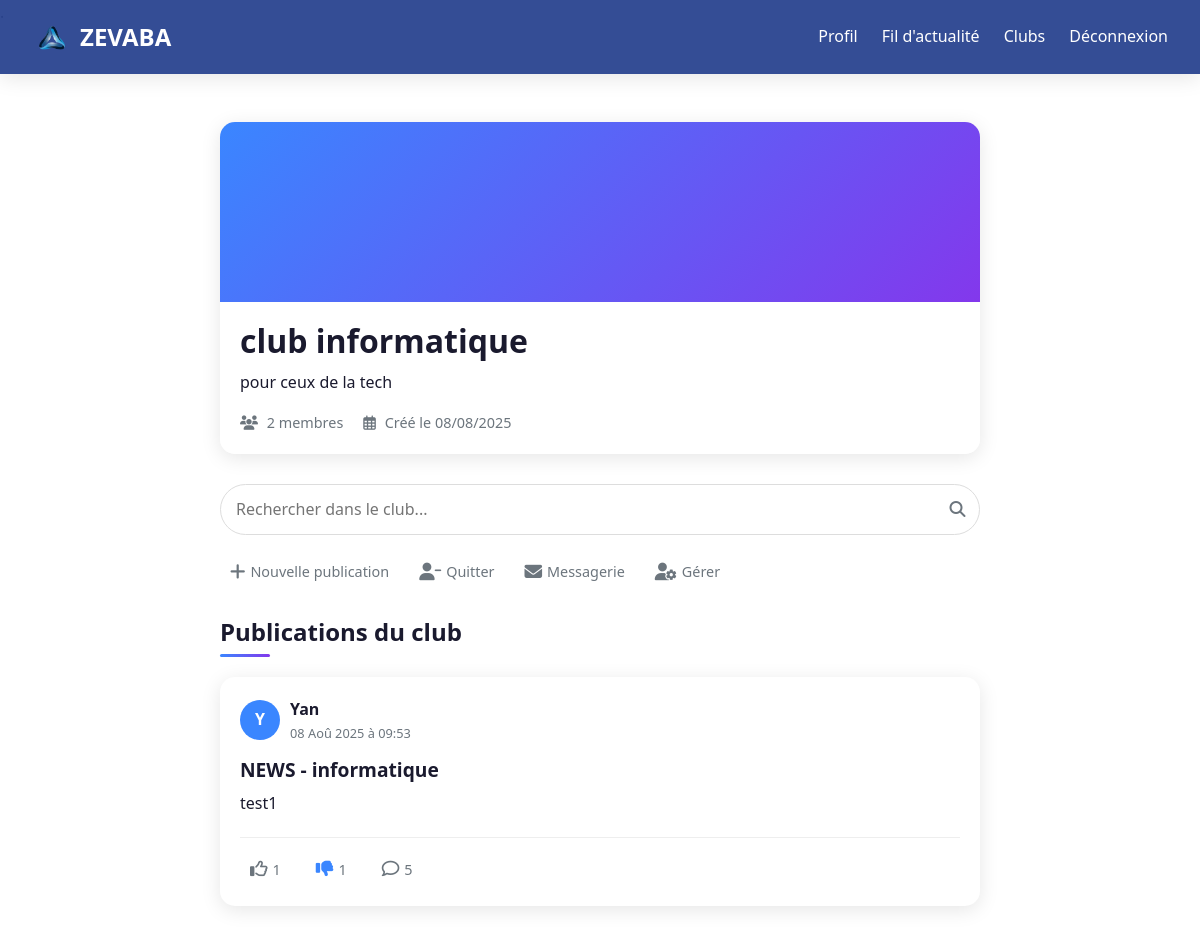
Page /club/1/ (signed in) on the committed database.
### core/models.py (models this page shows, shortened)
class Club(models.Model):
    name = models.CharField(max_length=100)
    description = models.TextField()
    creator = models.ForeignKey(User, on_delete=models.CASCADE, related_name='created_clubs')
    members = models.ManyToManyField(User, through='ClubMembership', related_name='joined_clubs', blank=True)
    created_at = models.DateTimeField(default=timezone.now)

class Publication(models.Model):
    user = models.ForeignKey(User, on_delete=models.CASCADE)
    club = models.ForeignKey('Club', on_delete=models.CASCADE, null=True, blank=True)
    content = models.TextField()
    likes = models.IntegerField(default=0)
    dislikes = models.IntegerField(default=0)
    liked_by = models.ManyToManyField(User, related_name='liked_publications')
    disliked_by = models.ManyToManyField(User, related_name='disliked_publications')
    created_at = models.DateTimeField(default=timezone.now)
    updated_at = models.DateTimeField(auto_now=True)
    type = models.CharField(max_length=50, choices=[('NEWS', 'News'), ('EVENT', 'Event')], null=True, blank=True)
    domain = models.CharField(max_length=50, null=True, blank=True)

class User(AbstractUser):
    bio = models.TextField(max_length=500, blank=True)
    profile_picture = models.ImageField(upload_to='profile_pics/', blank=True, null=True)
    is_mentor = models.BooleanField(default=False)
    clubs = models.ManyToManyField('Club', related_name='club_members', blank=True)
    followers = models.ManyToManyField('self', symmetrical=False, related_name='following', blank=True)
    relationship_status = models.CharField(
        max_length=20,
        choices=[
            ('SINGLE', 'Célibataire'),
            ('RELATIONSHIP', 'En couple'),
            ('MARRIED', 'Marié(e)'),
            ('COMPLICATED', "C'est compliqué")
        ],
        default='SINGLE',
        blank=True
    )
    partner = models.ForeignKey(
        'self',
        on_delete=models.SET_NULL,
        null=True,
        blank=True,
        related_name='partner_of'
    )
    schools = models.JSONField(default=list, blank=True)  # Pour stocker plusieurs écoles
    hobbies = models.JSONField(default=list, blank=True)  # Pour stocker plusieurs hobbies

### core/views.py (the view)
# urls.py: path('club/<int:pk>/', views.club_detail, name='club_detail'),
@login_required
def club_detail(request, pk):
    club = get_object_or_404(Club, pk=pk)
    publications = Publication.objects.filter(club=club).order_by('-created_at')
    reaction_choices = [
        ('THOUGHT', "Ma pensée"),
        ('ADHERE', "J'adhère"),
        ('SUPPORT', 'Je soutiens'),
        ('ALTERNATIVE', 'Je propose une alternative'),
        ('CLARIFY', 'Je demande des précisions'),
    ]
    return render(request, 'club_detail.html', {'club': club, 'publications': publications, 'reaction_choices': reaction_choices})

### core/models.py (called while the page is built)
    def get_type_display(self):
        return dict(self.REACTION_CHOICES).get(self.type, self.type)

### core/templates/club_detail.html (shortened to what this page needs)
{% extends 'base.html' %}
{% block content %}
<div class="club-detail-container">
    <div class="club-header">
        <div class="club-banner" style="background: linear-gradient(135deg, #3a86ff, #8338ec);"></div>
        <div class="club-info">
            <h1 class="club-name">{{ club.name }}</h1>
            <p class="club-description">{{ club.description }}</p>
            <div class="club-meta">
                <span class="members-count"><i class="fas fa-users"></i> {{ club.members.count }} membres</span>
                <span class="created-date"><i class="far fa-calendar-alt"></i> Créé le {{ club.created_at|date:"d/m/Y" }}</span>
            </div>
        </div>
    </div>
    <div class="club-actions">
        <div class="search-container">
            <form method="GET" action="{% url 'search' %}" class="search-form">
                <input type="text" name="query" placeholder="Rechercher dans le club..." class="search-input">
                <button type="submit" class="search-button">
                    <i class="fas fa-search"></i>
                </button>
            </form>
        </div>
        <div class="action-buttons">
            <a href="{% url 'publication_create' %}?club={{ club.pk }}" class="action-button create-post">
                <i class="fas fa-plus"></i> Nouvelle publication
            </a>
            {% if user.is_authenticated %}
                {% if user in club.members.all %}
                    <form method="POST" action="{% url 'club_unsubscribe' club.pk %}" class="action-form">
                        <button type="submit" class="action-button unsubscribe">
                            <i class="fas fa-user-minus"></i> Quitter
                        </button>
                    </form>
                {% endif %}
                <a href="{% url 'club_messages' club.pk %}" class="action-button message">
                    <i class="fas fa-envelope"></i> Messagerie
                </a>
                {% if user == club.creator or user in club.admins.all %}
                    <a href="{% url 'club_manage_admins' club.pk %}" class="action-button manage">
                        <i class="fas fa-user-cog"></i> Gérer
                    </a>
                {% endif %}
            {% endif %}
        </div>
    </div>
    <div class="publications-section">
        <h2 class="section-title">Publications du club</h2>
        {% for publication in publications %}
            <div class="publication-card">
                <div class="publication-header">
                    <div class="author-info">
                        <a href="{% url 'profile' publication.user.username %}" class="author-avatar">
                            <span>{{ publication.user.username|first|upper }}</span>
                        </a>
                        <div class="author-details">
                            <a href="{% url 'profile' publication.user.username %}" class="author-name">{{ publication.user.username }}</a>
                            <span class="publication-date">{{ publication.created_at|date:"d M Y à H:i" }}</span>
                        </div>
                    </div>
                </div>
                <div class="publication-content">
                    <h3 class="publication-title">{{ publication.type }} - {{ publication.domain }}</h3>
                    <p class="publication-text">{{ publication.content }}</p>
                </div>
                <div class="publication-actions">
                    <form method="POST" action="{% url 'like_dislike' publication.pk %}" class="action-form like-form" data-publication-id="{{ publication.pk }}" data-action="like">
                        <button type="submit" class="action-button like-button">
                            <i class="far fa-thumbs-up {% if request.user in publication.liked_by.all %}active{% endif %}"></i>
                            <span class="action-count">{{ publication.likes }}</span>
                        </button>
                    </form>
                    <form method="POST" action="{% url 'like_dislike' publication.pk %}" class="action-form dislike-form" data-publication-id="{{ publication.pk }}" data-action="dislike">
                        <button type="submit" class="action-button dislike-button">
                            <i class="far fa-thumbs-down {% if request.user in publication.disliked_by.all %}active{% endif %}"></i>
                            <span class="action-count">{{ publication.dislikes }}</span>
                        </button>
                    </form>
                    <button class="action-button comment-toggle" data-publication-id="{{ publication.pk }}">
                        <i class="far fa-comment"></i>
                        <span class="action-count">{{ publication.reaction_set.count }}</span>
                    </button>
                </div>
            </div>
        {% endfor %}
    </div>
</div>
{% endblock %}

### core/templates/base.html (style rules this page uses)
:root { --zevaba-light-blue: #87CEEB; --zevaba-dark-blue: #1E3A8A; --zevaba-white: #FFFFFF; --zevaba-black: #000000; --zevaba-gray: #F3F4F6; --transition: all 0.3s ease; --shadow: 0 4px 6px rgba(0, 0, 0, 0.1); --shadow-lg: 0 10px 15px rgba(0, 0, 0, 0.1); }
* { margin: 0; padding: 0; box-sizing: border-box; }
body { font-family: 'Segoe UI', Tahoma, Geneva, Verdana, sans-serif; background-color: var(--zevaba-white); color: var(--zevaba-black); line-height: 1.6; min-height: 100vh; display: flex; flex-direction: column; }

### rows in the picture
Club: name "club informatique", description "pour ceux de la tech", members.count "2", created_at "08/08/2025"
Publication: user.username|first "Y", user.username "Yan", created_at "08 Aoû 2025 à 09:53", type "NEWS", domain "informatique", content "test1", likes "1", dislikes "1", reaction_set.count "5"
